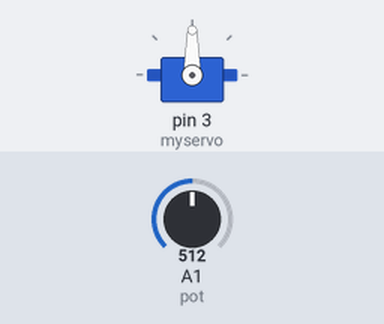
A sketch run on a simulated Arduino Uno, built with avr-gcc and run on an emulated ATmega328P. On the bench: servo. The inputs (shaded band) are chosen by the test bench; at power-on: A1 (pot) = 512.

Above: at 1.2 s.
1.3 s: A1 (pot) set to 716
At 2.2 s:
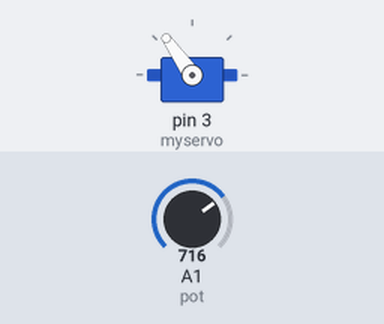
2.8 s: A1 (pot) set to 900
At 3.5 s:
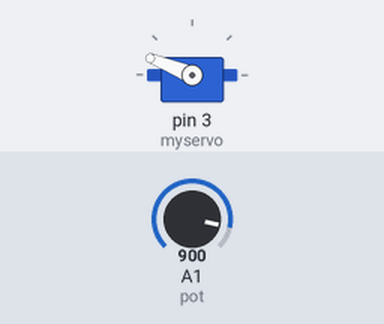
4.3 s: A1 (pot) set to 1023
At 4.8 s:
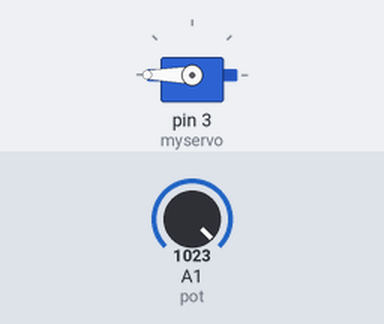
5.8 s: A1 (pot) set to 306
At 6.2 s:
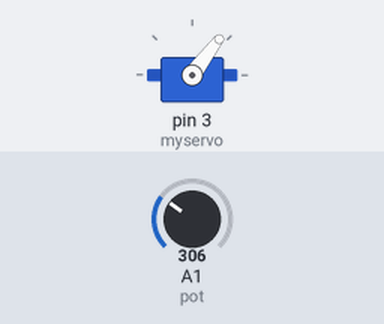
7.3 s: A1 (pot) set to 122
At 8.6 s:
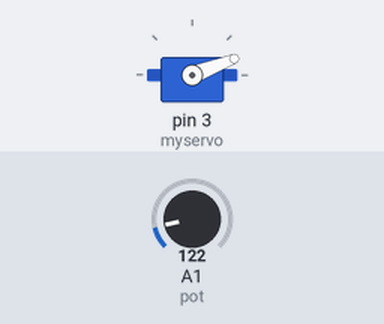
Timing chart, 0 to 9.8 s (numbered marks = the images above; inputs shaded):
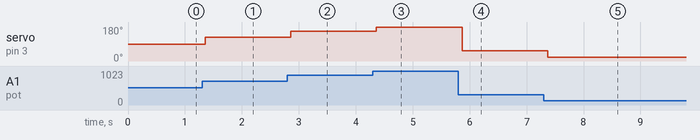

Measured:
- after the input at 1.3 s, servo on pin 3 (myservo): 90° → 125° after 0.05 s
- after the input at 2.8 s, servo on pin 3 (myservo): 125° → 158° after 0.06 s
- after the input at 4.3 s, servo on pin 3 (myservo): 158° → 180° after 0.06 s
- after the input at 5.8 s, servo on pin 3 (myservo): 180° → 53° after 0.07 s
- after the input at 7.3 s, servo on pin 3 (myservo): 53° → 21° after 0.07 s

The sketch:

Pot_Testing.ino
```cpp
#include <Servo.h>
Servo myservo;

int pot = 1;
int val;

void setup() {

myservo.attach(3);

}

void loop() {
  val = analogRead(pot);
  val = map(val,0,1023,0,180);
  myservo.write(val);       // Writing servo from Potentiometer
  delay(75);                // Waits for 75 ms
}
```
